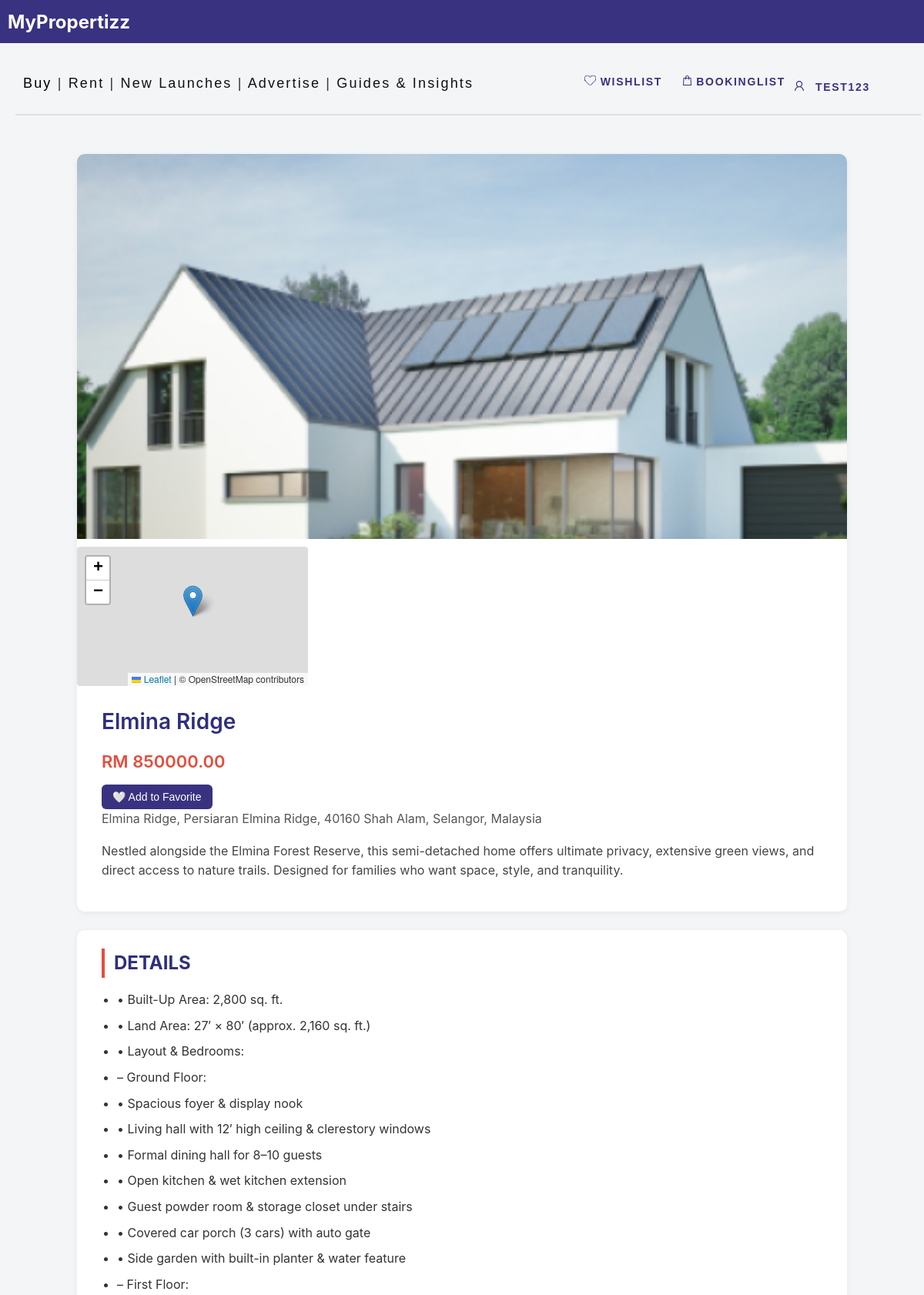
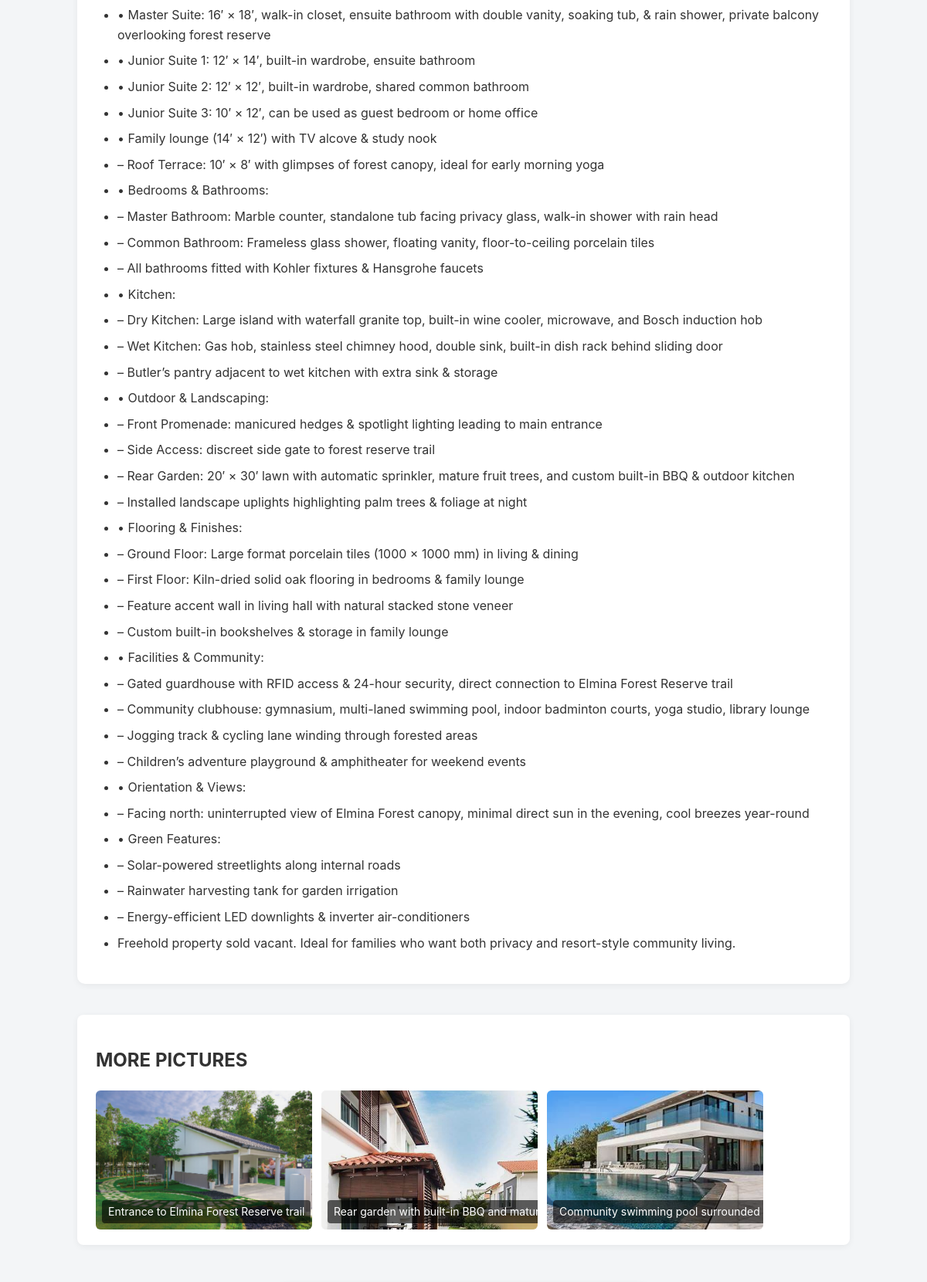
Page /property/10/ (signed in, upper part) on the committed database (2 pictures, top to bottom).
### proplistpage/models.py (models this page shows, shortened)
class Property(models.Model):
    LOCATION_CHOICES = [
        ('KUALA LUMPUR', 'Kuala Lumpur'),
        ('SELANGOR', 'Selangor'),
        ('PENANG', 'Penang'),
        ('OTHERS', 'Others'),
    ]
    PROPERTY_TYPE_CHOICES = [
        ('sale', 'For Sale'),
        ('rent', 'For Rent'),
    ]
    user = models.ForeignKey(User, on_delete=models.CASCADE)  # 🔥 Add this line
    title = models.CharField(max_length=100)
    location = models.CharField(max_length=100, choices=LOCATION_CHOICES)
    price = models.DecimalField(max_digits=10, decimal_places=2)
    description = models.TextField()
    address = models.CharField(max_length=200, blank=True)
    detail = models.TextField(blank=True)
    image = models.ImageField(upload_to='property_images/')
    type = models.CharField(max_length=10, choices=PROPERTY_TYPE_CHOICES, default='sale')
    is_booked = models.BooleanField(default=False)
    created_at = models.DateTimeField(auto_now_add=True)

class PropertyImage(models.Model):
    property = models.ForeignKey(Property, related_name='extra_images', on_delete=models.CASCADE)
    image    = models.ImageField(upload_to='property_images/details/')
    caption  = models.CharField(max_length=100, blank=True)
    created_at = models.DateTimeField(auto_now_add=True)

### proplistpage/views.py (the view)
# urls.py: path('property/<int:pk>/', views.property_detail, name='property-detail'),
def property_detail(request, pk):
    print(f"*** property_detail 被调用，pk = {pk} ***")
    property_obj = get_object_or_404(Property, pk=pk)
    print(f"*** 成功拿到 Property：{property_obj.title} ***")
    form = LoanCalculatorForm(initial={'property': property_obj})
    result = None
    if request.method == 'POST':
        form = LoanCalculatorForm(request.POST)
        if form.is_valid():
            result = form.calculate()  # Assuming your form has a `.calculate()` method that returns the result
    return render(request, 'property_detail.html',
                  {'property': property_obj,
                   'form': form,
                   'result': result,
                   'payment_info': calculate_payment(property_obj),
                   })

### payment/utils.py (called while the page is built)
def calculate_payment(property_obj):
    if property_obj.type == 'rent':
        return {
            'label': 'Total Payment',
            'amount': property_obj.price * Decimal('2'),
        }
    elif property_obj.type == 'sale':
        deposit = property_obj.price * Decimal('0.02')
        return {
            'label': 'Earnest Deposit (2%)',
            'amount': deposit,
        }
    else:
        return {
            'label': 'N/A',
            'amount': 0,
        }

### proplistpage/templates/property_detail.html (shortened to what this page needs)
{% load static %}
<!DOCTYPE html>
<html lang="zh">
<head>
  <link rel="stylesheet" href="{% static 'main/style.css' %}">
  <link rel="stylesheet" href="{% static 'css/style.css' %}">
  <link rel="stylesheet" href="{% static 'loan_calculator/style.css' %}">
  <link rel="stylesheet" href="{% static 'main/style.css' %}">
  <link rel="stylesheet" href="{% static 'css/whatsapp.css' %}">
  <link rel="stylesheet" href="https://cdnjs.cloudflare.com/ajax/libs/leaflet/1.9.4/leaflet.css" />
</head>
<body>
<div class="layout-wrapper">
    <main class="layout-content">
        {% include 'header.html' %}
  <div class="detail-container">
    <div class="detail-top-card">
      {% if property.image %}
        <div class="top-image-wrapper">
          <img src="{{ property.image.url }}" alt="{{ property.title }}" class="main-image">
          <div class="map-container">
  <div id="propertyMap"></div>
</div>
        </div>
      {% else %}
        <div class="top-image-wrapper">
          <div style="width:100%; height:450px; background:#ddd;"></div>
          <img src="{% static 'images/map_placeholder.jpeg' %}" alt="地图定位示意" class="map-image">
        </div>
      {% endif %}
      <div class="top-info">
        <h1>{{ property.title }}</h1>
        <p class="price">RM {{ property.price|floatformat:2 }}</p>
        {% if user.is_authenticated %}
          <button
            id="favoriteBtn"
            class="favorite-btn {% if property in user.profile.favorites.all %}remove{% else %}add{% endif %}"
            onclick="toggleFavorite({{ property.id }})">
            {% if property in user.profile.favorites.all %}
              ❤️ Remove from Favorite
            {% else %}
              🤍 Add to Favorite
            {% endif %}
          </button>
        {% else %}
          <p><a href="{% url 'login' %}" class="favorite-btn add">Log in to save</a></p>
        {% endif %}
        {% if property.address %}
          <p class="address">{{ property.address }}</p>
        {% endif %}
        <p class="short-desc">{{ property.description }}</p>
      </div>
    </div>
    <div class="detail-info-card">
      <h2>DETAILS</h2>
      {% if property.detail %}
        <ul class="detail-list">
          {% for line in property.detail.splitlines %}
            {% if line %}
              <li>{{ line }}</li>
            {% endif %}
          {% endfor %}
        </ul>
      {% else %}
        <p style="color:#777;">暂无详细信息。</p>
      {% endif %}
    </div>
    <div class="detail-gallery-card">
      <h2>MORE PICTURES</h2>
      <div class="detail-gallery">
        {% for img in property.extra_images.all %}
          <div class="gallery-item">
            <img src="{{ img.image.url }}" alt="{{ img.caption }}">
            {% if img.caption %}
              <div class="caption">{{ img.caption }}</div>
            {% endif %}
          </div>
        {% endfor %}
      </div>
    </div>
  </div>
    {% if property.type == 'sale' %}
    <div class="container loan-container">
    </div>
    {% endif %}
    </main>
</div>
</body>
</html>

### main/templates/header.html (shortened to what this page needs)
{% load static %}
<link rel="stylesheet" href="{% static 'css/saved_property.css' %}">
<div class="frame-229">
  <div class="rectangle-645">
    <span style="color: white; font-size: 24px; font-weight: bold; margin: 10px; position: absolute;">MyPropertizz</span>
</div>
  <a href="{% url 'booking_list' %}" style="text-decoration:none">
    <div class="bookinglist">
      <img src="{% static 'images/vector1.svg' %}" alt="Booking Icon" />
      BookingList
    </div>
  </a>
  <div class="account">
    <img src="{% static 'images/vector2.svg' %}" alt="Account Icon" />
    {% if user.is_authenticated %}
      <div class="dropdown">
        <button class="dropbtn" onclick="toggleDropdown(event)">{{ user.username }}</button>
      </div>
    {% else %}
      <a href="{% url 'login' %}" style="margin-top:3px; display:inline-block;padding:6px 10px 15px 10px;">Account</a>
    {% endif %}
  </div>
  <a href="{% url 'saved_properties' %}" style="text-decoration:none">
    <div class="wishlist">
      <img src="{% static 'images/vector3.svg' %}" alt="Wishlist Icon" />
      Wishlist
    </div>
  </a>
  <div class="rectangle-7"></div>
  <div class="buy-rent-new-launches-transations-advertise-guies-insights-events">
    <span>
      <a href="{% url 'proplistpage:property-list' %}" style="text-decoration:none; color:#000000;">Buy</a>
      |
      <a href="{% url 'rentlistpage:rent-list' %}" style="text-decoration:none; color: #111111;">Rent</a>
      |
      <a href="{% url 'proplistpage:new-launches' %}" style="text-decoration:none; color: #111111;">New Launches</a>
      |
      <a href="{% url 'proplistpage:advertise' %}" style="text-decoration:none; color: #111111;">Advertise</a>
      |
      <a href="{% url 'proplistpage:guides-insights' %}" style="text-decoration:none; color: #111111;">Guides & Insights</a>
    </span>
  </div>
</div>

### main/static/main/style.css (style rules this page uses)
body { font-family: 'Segoe UI', Tahoma, Geneva, Verdana, sans-serif; background-color: #f4f7f9; margin: 0; padding: 0; }
.frame-229 { width: 100%; height: 235px; position: absolute; left: 0px; top: 0px; }
.rectangle-645 { background: #393280; width: 100%; height: 56px; position: absolute; }
.rectangle-7 { background: #e0e0e0; width: 98%; height: 2px; position: absolute; left: 20px; top: 150px; transform-origin: 0 0; transform: rotate(0deg) scale(1, -1); }
.account { color: #393280; text-align: left; font-family: "Inter-SemiBold", sans-serif; font-size: 14px; letter-spacing: 0.12em; font-weight: 600; text-transform: uppercase; position: absolute; right: 50px; top: 85px; padding: 10px 10px 10px 10px; z-index: 100; }
.dropdown { position: relative; display: inline-block; }
.dropbtn { background-color: transparent; border: none; cursor: pointer; color: #393280; text-align: left; font-family: "Inter-SemiBold", sans-serif; font-size: 14px; letter-spacing: 0.12em; font-weight: 600; text-transform: uppercase; padding: 10px 10px 10px 10px; }
.wishlist { color: #393280; text-align: left; font-family: "Inter-SemiBold", sans-serif; font-size: 14px; letter-spacing: 0.12em; font-weight: 600; text-transform: uppercase; position: absolute; right: 330px; top: 85px; padding: 10px 10px 30px 10px; cursor: pointer; }
.bookinglist { color: #393280; text-align: left; font-family: "Inter-SemiBold", sans-serif; font-size: 14px; letter-spacing: 0.12em; font-weight: 600; text-transform: uppercase; position: absolute; right: 170px; top: 85px; padding: 10px 10px 30px 10px; cursor: pointer; }

### proplistpage/static/css/style.css (style rules this page uses)
body { margin: 0; padding: 0; overflow-x: hidden; }
.layout-wrapper { display: flex; flex-direction: column; min-height: 100vh; }
.layout-content { flex: 1; }
.frame-229 { width: 100%; height: 235px; position: absolute; left: 0px; top: 0px; }
.rectangle-645 { background: #393280; width: 100%; height: 56px; position: absolute; }
.rectangle-7 { background: #e0e0e0; width: 98%; height: 2px; position: absolute; left: 20px; top: 130px; transform-origin: 0 0; transform: rotate(0deg) scale(1, -1); }
.account { color: #393280; text-align: left; font-family: "Inter-SemiBold", sans-serif; font-size: 14px; letter-spacing: 0.12em; font-weight: 600; text-transform: uppercase; position: absolute; right: 20px; padding-top:12px; top: 85px; }
.dropdown { position: relative; display: inline-block; }
.dropbtn { background-color: transparent; border: none; cursor: pointer; color: #393280; text-align: left; font-family: "Inter-SemiBold", sans-serif; font-size: 14px; letter-spacing: 0.12em; font-weight: 600; text-transform: uppercase; padding: 10px 10px 10px 10px; }
.wishlist { color: #393280; text-align: left; font-family: "Inter-SemiBold", sans-serif; font-size: 14px; letter-spacing: 0.12em; font-weight: 600; text-transform: uppercase; position: absolute; right: 300px; top: 85px; padding: 20px 10px 20px 10px; cursor: pointer; }
.buy-rent-new-launches-transations-advertise-guies-insights-events { text-align: left; font-family: "-", sans-serif; font-size: 18px; letter-spacing: 0.12em; font-weight: 400; position: relative; top: 90px; left: 30px; }
.account { color: #393280; text-align: left; font-family: "Inter-SemiBold", sans-serif; font-size: 14px; letter-spacing: 0.12em; font-weight: 600; text-transform: uppercase; position: absolute; padding: 10px 10px 30000px 10px; z-index: 100; right: 20px; top: 100px; cursor: pointer; }
.wishlist { color: #393280; text-align: left; font-family: "Inter-SemiBold", sans-serif; font-size: 14px; letter-spacing: 0.12em; font-weight: 600; text-transform: uppercase; position: absolute; right: 300px; top: 109px; padding: 10px 10px 10px 10px; cursor: pointer; }
.rectangle-7 { background: #e0e0e0; width: 98%; height: 2px; position: absolute; left: 20px; top: 180px; transform-origin: 0 0; transform: rotate(0deg) scale(1, -1); }
.buy-rent-new-launches-transations-advertise-guies-insights-events { text-align: left; font-family: "-", sans-serif; font-size: 18px; letter-spacing: 0.12em; font-weight: 400; position: relative; top: 94px; left: 30px; }
.map-container { width: 30%; height: 180px; margin-top: 10px; border-top: 1px solid #e0e0e0; border-radius: 4px; overflow: hidden; }
#propertyMap { width: 100%; height: 100%; }

### rows in the picture
Property: image (picture), title "Elmina Ridge", price "850000.00", address "Elmina Ridge, Persiaran Elmina Ridge, 40160 Shah Alam, Selangor, Malaysia", description "Nestled alongside the Elmina Forest Reserve, this semi-detached home offers ultimate privacy, extensive green views, and direct access to nature trails. Designed for families who want space, style, and tranquility."
PropertyImage: image (picture), caption "Entrance to Elmina Forest Reserve trail"
PropertyImage: image (picture), caption "Rear garden with built-in BBQ and…"
PropertyImage: image (picture), caption "Community swimming pool surrounded…"

### other values in the picture
{{ user.username }} "TEST123"
{{ line }} "• Built-Up Area: 2,800 sq. ft." "• Land Area: 27′ × 80′ (approx. 2,160 sq. ft.)" "• Layout & Bedrooms:" "– Ground Floor:" "• Spacious foyer & display nook" "• Living hall with 12′ high ceiling & clerestory windows" "• Formal dining hall for 8–10 guests" "• Open kitchen & wet kitchen extension" "• Guest powder room & storage closet under stairs" "• Covered car porch (3 cars) with auto gate" "• Side garden with built-in planter & water feature" "– First Floor:" "• Master Suite: 16′ × 18′, walk-in closet, ensuite bathroom with double vanity, soaking tub, & rain shower, private balcony overlooking forest reserve" "• Junior Suite 1: 12′ × 14′, built-in wardrobe, ensuite bathroom" "• Junior Suite 2: 12′ × 12′, built-in wardrobe, shared common bathroom" "• Junior Suite 3: 10′ × 12′, can be used as guest bedroom or home office" "• Family lounge (14′ × 12′) with TV alcove & study nook" "– Roof Terrace: 10′ × 8′ with glimpses of forest canopy, ideal for early morning yoga" "• Bedrooms & Bathrooms:" "– Master Bathroom: Marble counter, standalone tub facing privacy glass, walk-in shower with rain head" "– Common Bathroom: Frameless glass shower, floating vanity, floor-to-ceiling porcelain tiles" "– All bathrooms fitted with Kohler fixtures & Hansgrohe faucets" "• Kitchen:" "– Dry Kitchen: Large island with waterfall granite top, built-in wine cooler, microwave, and Bosch induction hob" "– Wet Kitchen: Gas hob, stainless steel chimney hood, double sink, built-in dish rack behind sliding door" "– Butler’s pantry adjacent to wet kitchen with extra sink & storage" "• Outdoor & Landscaping:" "– Front Promenade: manicured hedges & spotlight lighting leading to main entrance" "– Side Access: discreet side gate to forest reserve trail" "– Rear Garden: 20′ × 30′ lawn with automatic sprinkler, mature fruit trees, and custom built-in BBQ & outdoor kitchen" "– Installed landscape uplights highlighting palm trees & foliage at night" "• Flooring & Finishes:" "– Ground Floor: Large format porcelain tiles (1000 × 1000 mm) in living & dining" "– First Floor: Kiln-dried solid oak flooring in bedrooms & family lounge" "– Feature accent wall in living hall with natural stacked stone veneer" "– Custom built-in bookshelves & storage in family lounge" "• Facilities & Community:" "– Gated guardhouse with RFID access & 24-hour security, direct connection to Elmina Forest Reserve trail" "– Community clubhouse: gymnasium, multi-laned swimming pool, indoor badminton courts, yoga studio, library lounge" "– Jogging track & cycling lane winding through forested areas" "– Children’s adventure playground & amphitheater for weekend events" "• Orientation & Views:" "– Facing north: uninterrupted view of Elmina Forest canopy, minimal direct sun in the evening, cool breezes year-round" "• Green Features:" "– Solar-powered streetlights along internal roads" "– Rainwater harvesting tank for garden irrigation" "– Energy-efficient LED downlights & inverter air-conditioners" "Freehold property sold vacant. Ideal for families who want both privacy and resort-style community living."
